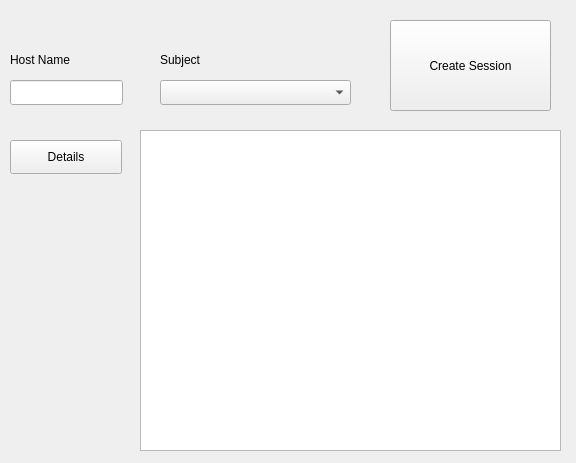
<?xml version="1.0" encoding="UTF-8"?>
<ui version="4.0">
 <class>ViewSessions</class>
 <widget class="QWidget" name="ViewSessions">
  <property name="geometry">
   <rect>
    <x>0</x>
    <y>0</y>
    <width>576</width>
    <height>463</height>
   </rect>
  </property>
  <property name="windowTitle">
   <string>ViewSessions</string>
  </property>
  <widget class="QPushButton" name="createSessionButton">
   <property name="geometry">
    <rect>
     <x>390</x>
     <y>20</y>
     <width>161</width>
     <height>91</height>
    </rect>
   </property>
   <property name="text">
    <string>Create Session</string>
   </property>
  </widget>
  <widget class="QLineEdit" name="hostNameSearch">
   <property name="geometry">
    <rect>
     <x>10</x>
     <y>80</y>
     <width>113</width>
     <height>25</height>
    </rect>
   </property>
  </widget>
  <widget class="QLabel" name="hostNameLabel">
   <property name="geometry">
    <rect>
     <x>10</x>
     <y>50</y>
     <width>101</width>
     <height>19</height>
    </rect>
   </property>
   <property name="text">
    <string>Host Name</string>
   </property>
  </widget>
  <widget class="QLabel" name="subjecLabel">
   <property name="geometry">
    <rect>
     <x>160</x>
     <y>50</y>
     <width>68</width>
     <height>19</height>
    </rect>
   </property>
   <property name="text">
    <string>Subject</string>
   </property>
  </widget>
  <widget class="QComboBox" name="subjectComboBox">
   <property name="geometry">
    <rect>
     <x>160</x>
     <y>80</y>
     <width>191</width>
     <height>25</height>
    </rect>
   </property>
  </widget>
  <widget class="QPushButton" name="pushButton_2">
   <property name="geometry">
    <rect>
     <x>10</x>
     <y>140</y>
     <width>112</width>
     <height>34</height>
    </rect>
   </property>
   <property name="text">
    <string>Details</string>
   </property>
  </widget>
  <widget class="QTableView" name="viewSessionTable">
   <property name="geometry">
    <rect>
     <x>140</x>
     <y>130</y>
     <width>421</width>
     <height>321</height>
    </rect>
   </property>
  </widget>
 </widget>
 <layoutdefault spacing="6" margin="11"/>
 <resources/>
 <connections/>
</ui>
